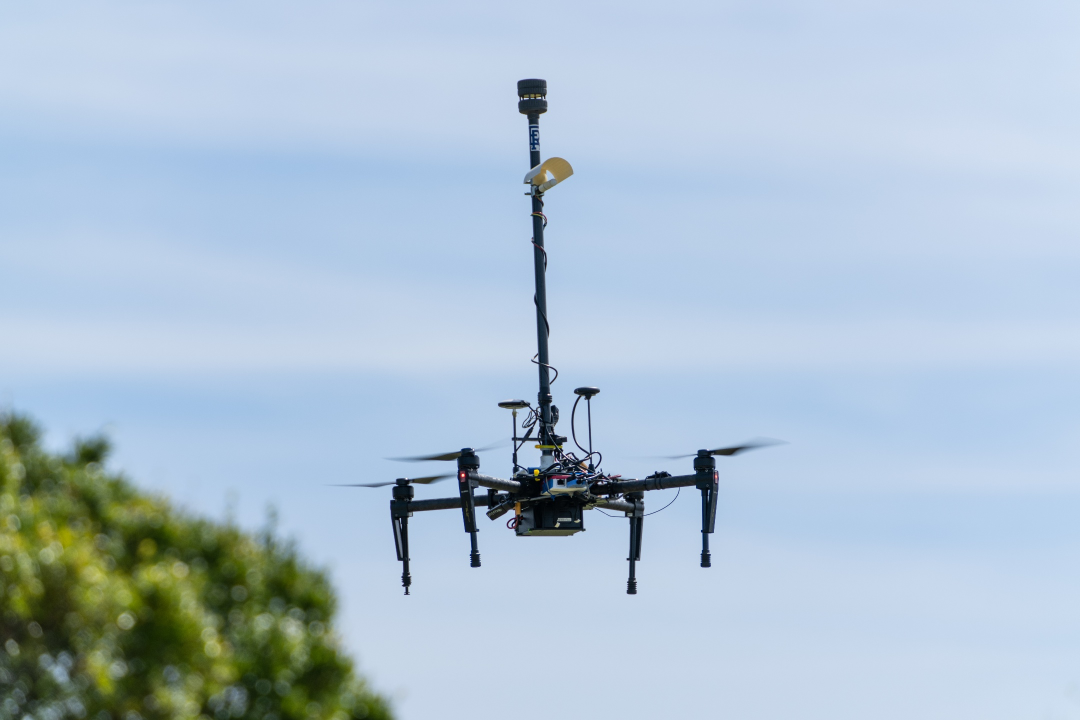
#> input picture images/tree_smol.jpg, 2160 x 1440 px (shown at 1/2 size)
$ python contour_detection.py
#> lines starting #> are read from the running program, lines starting #| are printed output that depends on the picture; after the words box and inside, x2 and y2 are one past the last pixel; in counts of white or black regions, pixels touching at a corner belong together
"""============================================================================
    Contour Detection Demo   |    RAER SUAS 2023    |    Nov. 7, 2022
    ---------------------------------------------------------------------------
    Demonstration of built-in contour detection. Feel free to add to or correct
    this, as it is fairly rushed.
"""

import cv2 as cv

# Open the selected image in the object "img"
# The image is read in color format.
img = cv.imread("./images/tree_smol.jpg", cv.IMREAD_COLOR)
#> img is the input picture: shape (1440, 2160, 3); mean B, G, R 209.1, 192.7, 173.5


# ----------------------------------  SCALE  ----------------------------------
# Resize the image to a smaller size in order to display nicely on your screen.
#    This takes the individual resolutions of 'img' and divides each by 4.
#    The resulting image is 1/16th the size of the initial.
x_scale = img.shape[1] * 0.25
#> x_scale = 540
y_scale = img.shape[0] * 0.25
#> y_scale = 360
img_smol = cv.resize(img, (int(x_scale), int(y_scale)))
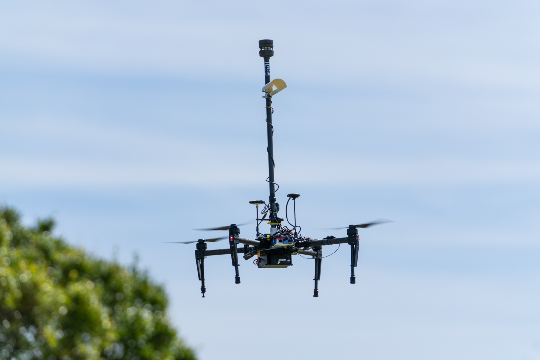
#> img_smol: shape (360, 540, 3); mean B, G, R 209.2, 192.8, 173.6

# Uncomment the line below to see the example. This can be done for all
# imshow lines!
# cv.imshow("Resized", img_smol)


# Make the image grayscale for thresholding
img_gray = cv.cvtColor(img_smol, cv.COLOR_RGB2GRAY)
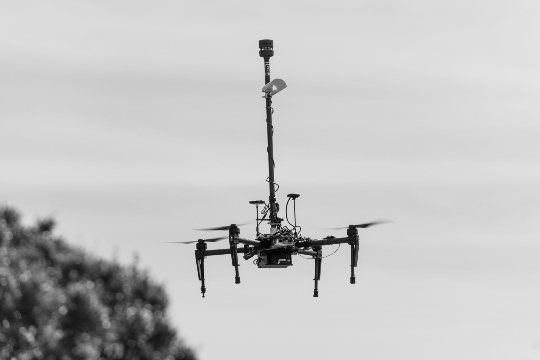
#> img_gray: shape (360, 540); min 3, max 250, mean 195.6


# apply binary thresholding
ret, thresh = cv.threshold(img_gray, 150, 255, cv.THRESH_BINARY)
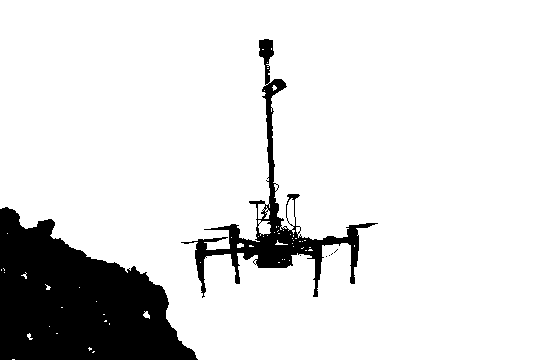
#> thresh: shape (360, 540); 87.2% white; 7 black regions (5 under 20 px)
#cv.imshow('Binary image', thresh)

# Run the findContours method on the thresholded image. We are using the
# default mode and method from a tutorial found on
# https://learnopencv.com/ , which is a useful resource for basic
# tutorials and documentation, if you need it.
contours, h = cv.findContours(image=thresh, mode=cv.RETR_TREE,
                              method=cv.CHAIN_APPROX_NONE)
#> contours = 98 contours, 92 with area under 20; largest, box (x1, y1, x2, y2) and area: (0, 0, 540, 360) 174344, (180, 78, 379, 299) 6316, (258, 38, 275, 86) 426, (285, 193, 301, 219) 142, (258, 220, 271, 236) 122, (143, 311, 150, 319) 24; h = 98 rows, first 6: [1, -1, -1, -1], [2, 0, -1, -1], [3, 1, -1, -1], [4, 2, -1, -1], [5, 3, -1, -1], [6, 4, -1, -1]

# Make a copy for the final output. Only really necessary if you want both seen
img2 = img_smol.copy()

# Draw the contours on the copy image, using the generated contours above.
# ContourIDx of -1 means ALL
# Color is the outline color
# Thickness is line thickness
# Linetype is how it draws lines. AA is anti-aliased, which looks nicer
#> (the run stopped early here; a loop or call above may not have finished)

$ run again, with images/isolated_smol.jpg copied over images/tree_smol.jpg
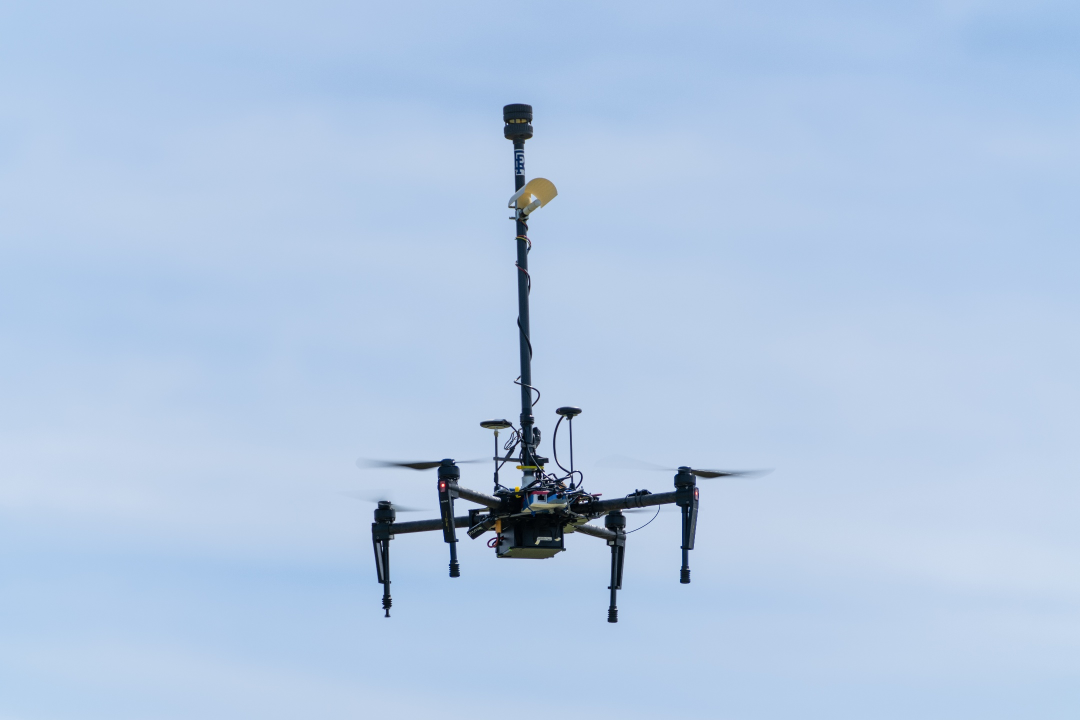
#> input picture images/isolated_smol.jpg, 2160 x 1440 px (shown at 1/2 size)
#> img is the input picture: shape (1440, 2160, 3); mean B, G, R 228, 200.2, 178.1
#> `img_gray = cv.cvtColor(img_smol, cv.COLOR_RGB2GRAY)`:
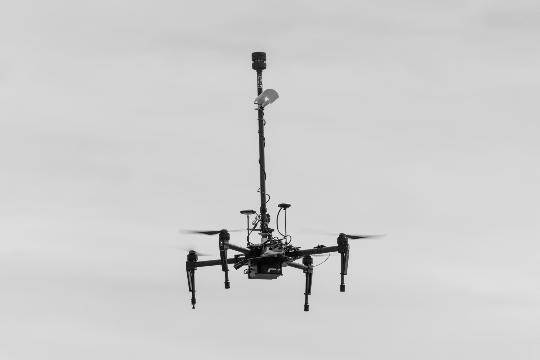
#> img_gray: shape (360, 540); min 4, max 238, mean 206.1
#> `ret, thresh = cv.threshold(img_gray, 150, 255, cv.THRESH_BINARY)`:
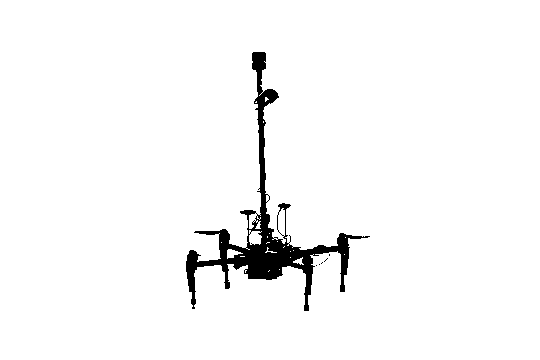
#> thresh: shape (360, 540); 96.9% white; 6 black regions (5 under 20 px)
#> contours = 53 contours, 47 with area under 20; largest, box (x1, y1, x2, y2) and area: (0, 0, 540, 360) 193501, (185, 51, 371, 312) 6974, (249, 230, 262, 245) 128, (227, 249, 243, 259) 65, (276, 214, 279, 231) 30, (293, 257, 304, 265) 28; h = 53 rows, first 6: [-1, -1, 1, -1], [2, -1, -1, 0], [3, 1, -1, 0], [4, 2, -1, 0], [5, 3, -1, 0], [6, 4, -1, 0]
